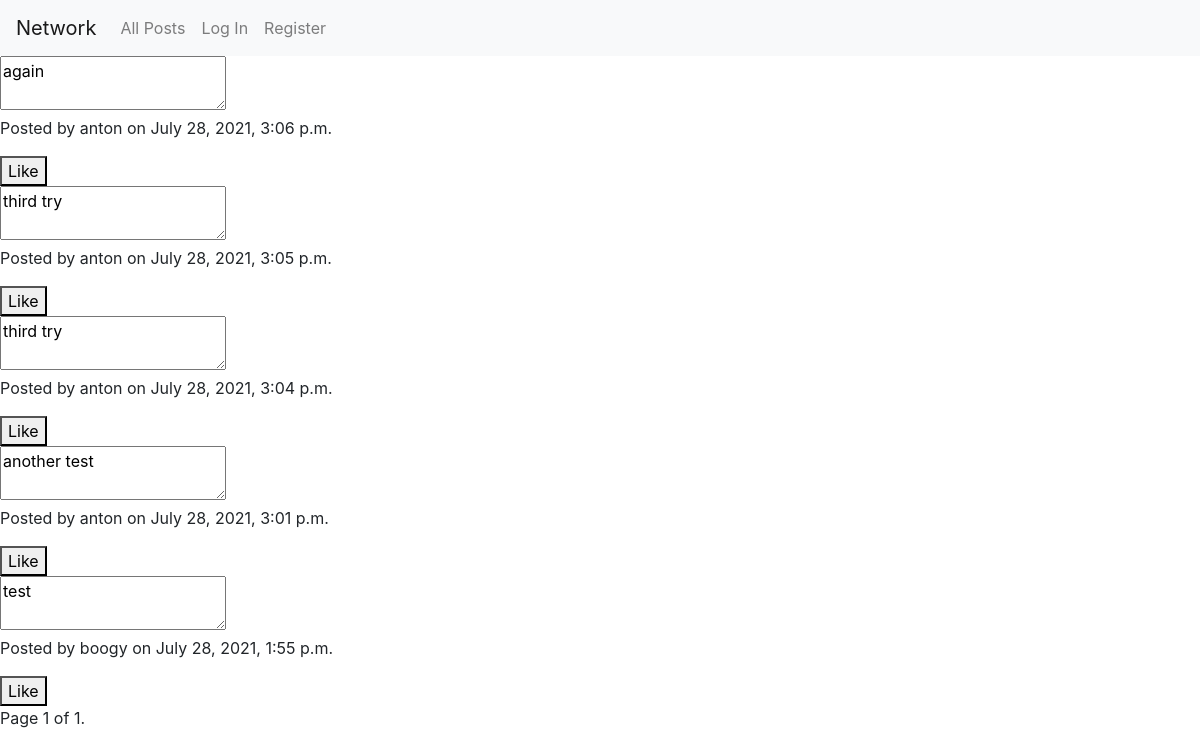
The app's page /, older data.
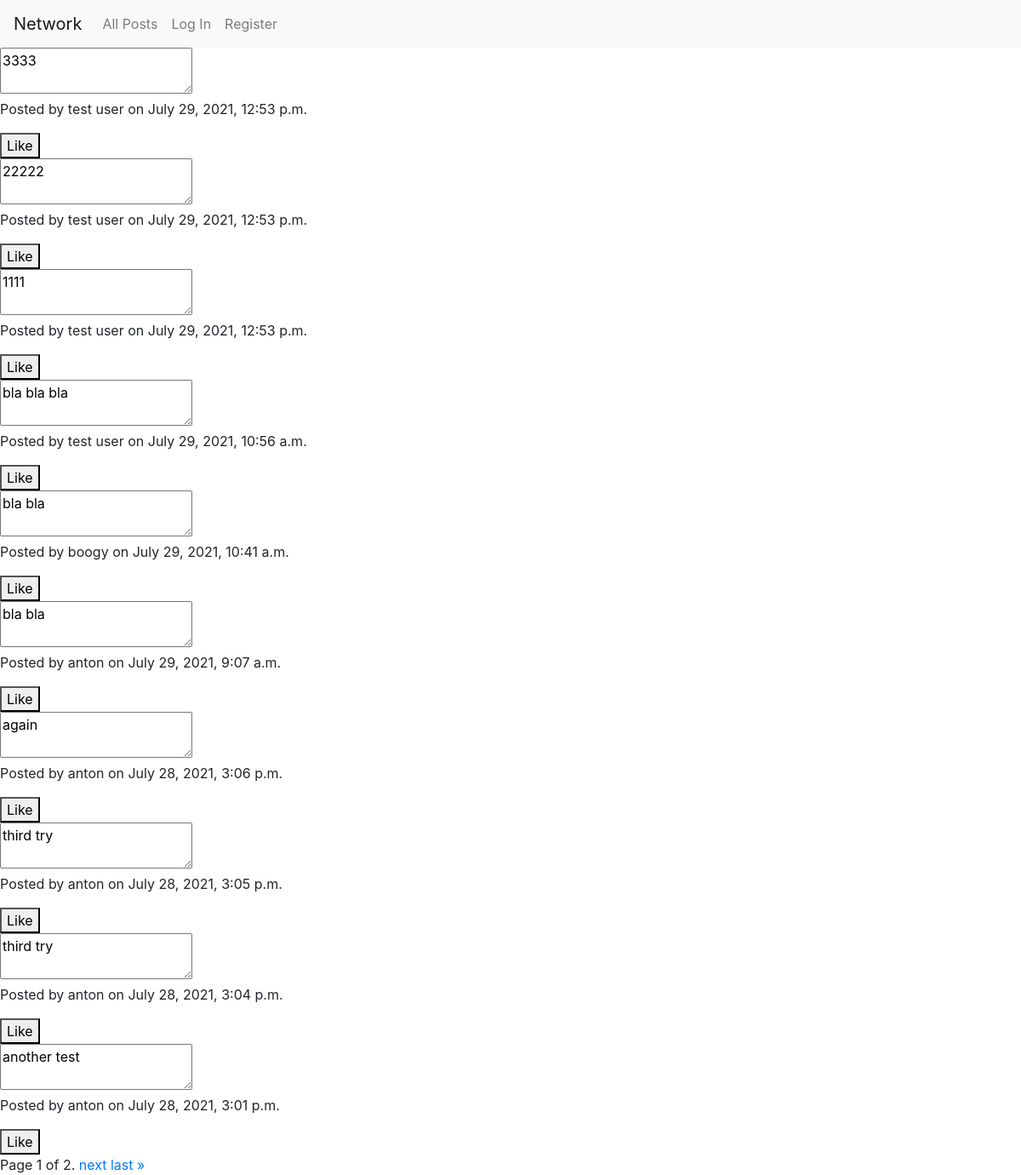
The same page, newer data.
### network/models.py (models this page shows)
class Post(models.Model):
    author = models.ForeignKey(User, on_delete=models.CASCADE, null=True)
    content = models.CharField(max_length=128, default="empty")
    created = models.DateTimeField(auto_now_add=True)

class User(AbstractUser):
    pass

### network/views.py (the view)
# urls.py: path("", views.index, name="index"),
def index(request):
    posts = Post.objects.all().order_by('-created')
    paginator = Paginator(posts, 10)
    page_number = request.GET.get('page')
    page_obj = paginator.get_page(page_number)
    return render(request, "network/index.html",{
        "page_obj": page_obj
    })

### network/templates/network/index.html (shortened to what this page needs)
{% extends "network/layout.html" %}
{% block body %}
    {% for post in page_obj %}
        <div class="post" id="{{post.pk}}">
            <textarea readonly>{{post.content}}</textarea>
            <p>Posted by {{post.author}} on {{post.created}}</p>
            <button class="like">Like</button>
        </div>
    {%endfor%}
    <div class="pagination">
        <span class="step-links">
            <span class="current">
                Page {{ page_obj.number }} of {{ page_obj.paginator.num_pages }}.
            </span>
            {% if page_obj.has_next %}
                <a href="?page={{ page_obj.next_page_number }}">next</a>
                <a href="?page={{ page_obj.paginator.num_pages }}">last &raquo;</a>
            {% endif %}
        </span>
    </div>
{% endblock %}

Row changes from the older to the newer data that the page shows:
no longer on this page (row unchanged): Post: content "test", author "boogy", created "July 28, 2021, 1:55 p.m."
added Post: content "3333", author "test user", created "July 29, 2021, 12:53 p.m."
added Post: content "22222", author "test user", created "July 29, 2021, 12:53 p.m."
added Post: content "1111", author "test user", created "July 29, 2021, 12:53 p.m."
added Post: content "bla bla bla", author "test user", created "July 29, 2021, 10:56 a.m."
added Post: content "bla bla", author "boogy", created "July 29, 2021, 10:41 a.m."
added Post: content "bla bla", author "anton", created "July 29, 2021, 9:07 a.m."
Text that changed along with them:
{{ page_obj.paginator.num_pages }}: "1" → "2"
text now shown: "next last »"
